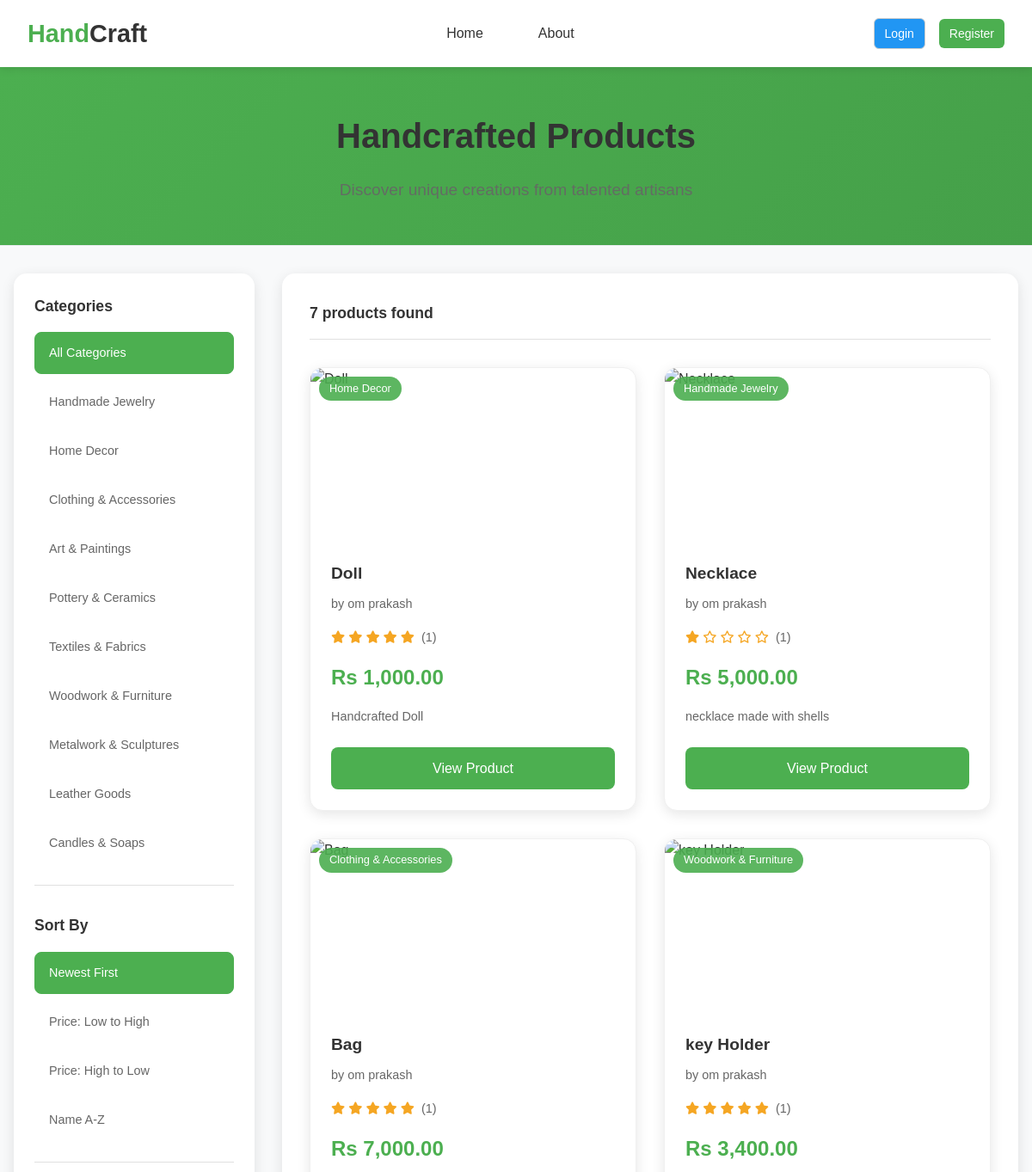
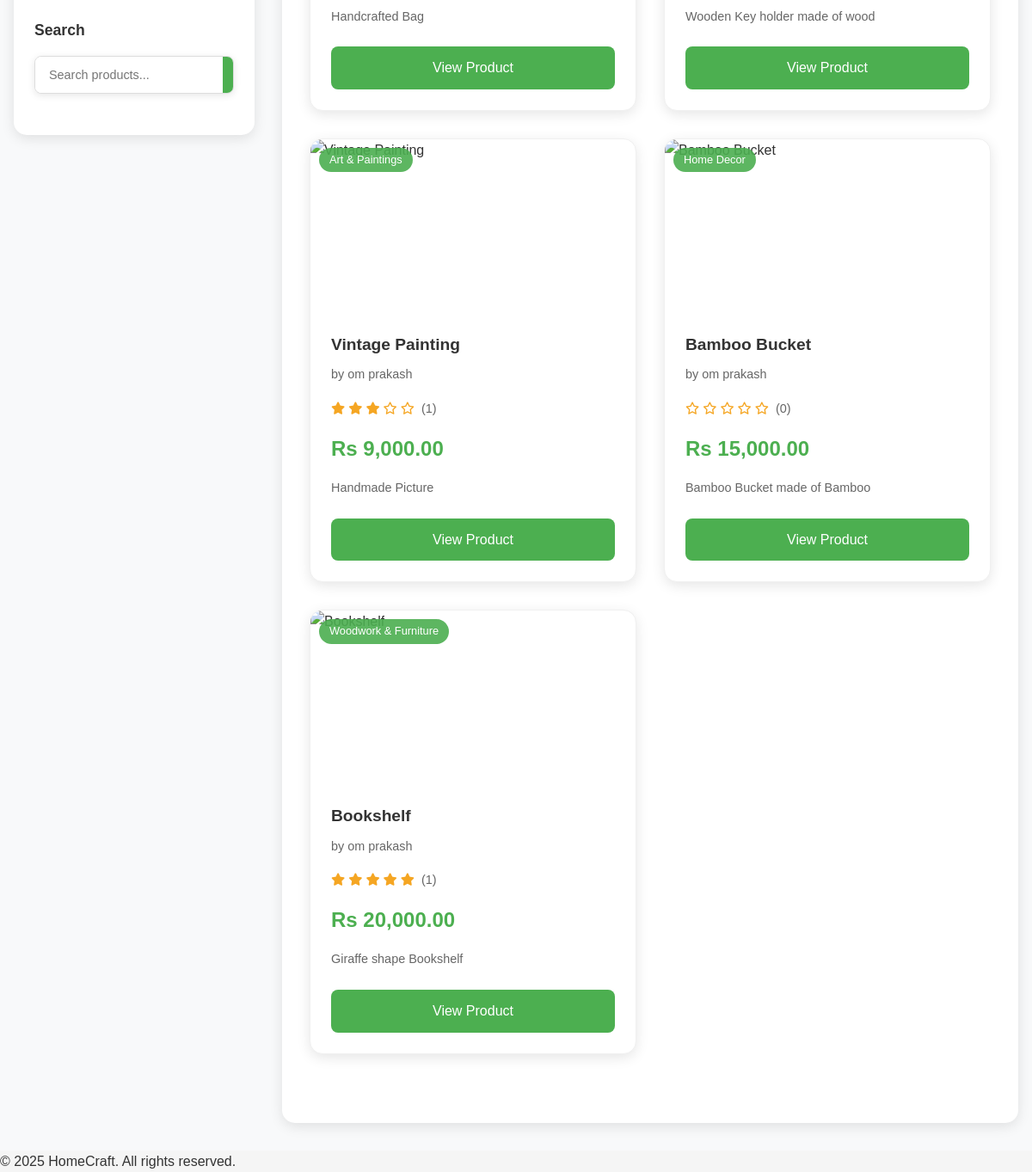
Screenshot of /catalog.php with the database file from the repository (2 pictures, top to bottom).
### tables this page shows
CREATE TABLE `products` (
  `id` int(11) NOT NULL,
  `seller_id` int(10) NOT NULL,
  `name` varchar(255) NOT NULL,
  `description` text DEFAULT NULL,
  `category` varchar(50) DEFAULT 'general',
  `price` decimal(10,2) NOT NULL,
  `stock` int(10) UNSIGNED NOT NULL DEFAULT 0,
  `is_active` tinyint(1) DEFAULT 1,
  `image` varchar(255) DEFAULT NULL,
  `created_at` timestamp NOT NULL DEFAULT current_timestamp()
);

CREATE TABLE `users` (
  `id` int(11) NOT NULL,
  `name` varchar(100) NOT NULL,
  `email` varchar(100) NOT NULL,
  `password` varchar(255) NOT NULL,
  `role` enum('buyer','seller','admin') DEFAULT 'buyer',
  `account_status` enum('active','frozen','suspended') DEFAULT 'active',
  `frozen_reason` text DEFAULT NULL,
  `frozen_at` timestamp NULL DEFAULT NULL,
  `subscription_expires` date DEFAULT NULL,
  `created_at` timestamp NOT NULL DEFAULT current_timestamp()
);

### config/config.php (called while the page is built, shortened)
<?php
function db(): PDO {
    $pdo = new PDO("mysql:host=localhost;dbname=homecraft;charset=utf8mb4", "root", "");
    $pdo->setAttribute(PDO::ATTR_ERRMODE, PDO::ERRMODE_EXCEPTION);
    $pdo->setAttribute(PDO::ATTR_DEFAULT_FETCH_MODE, PDO::FETCH_ASSOC);
    return $pdo;
}
function get_categories(): array {
    return [
        'jewelry' => 'Handmade Jewelry',
        'home-decor' => 'Home Decor',
        'clothing' => 'Clothing & Accessories',
        'art' => 'Art & Paintings',
        'pottery' => 'Pottery & Ceramics',
        'textiles' => 'Textiles & Fabrics',
        'woodwork' => 'Woodwork & Furniture',
        'metalwork' => 'Metalwork & Sculptures',
        'leather' => 'Leather Goods',
        'candles' => 'Candles & Soaps'
    ];
}
function format_price(float $price): string {
    return 'Rs ' . number_format($price, 2);
}
function truncate_text(string $text, int $length = 100): string {
    if (strlen($text) <= $length) {
        return $text;
    }
    return substr($text, 0, $length) . '...';
}

### app/Database.php (called while the page is built, shortened)
<?php
class Database {
    private static ?PDO $pdo = null;
    public static function pdo(): PDO {
        if (self::$pdo === null) {
            self::$pdo = db();
        }
        return self::$pdo;
    }
}

### app/Product.php (called while the page is built, shortened)
<?php
class Product {
    public static function allActive(int $limit = null, int $offset = 0): array {
        $sql = "SELECT p.*, u.name as seller_name FROM products p
                JOIN users u ON p.seller_id = u.id
                WHERE p.is_active = 1
                ORDER BY p.created_at DESC";
        if ($limit) {
            $sql .= " LIMIT $limit OFFSET $offset";
        }
        $stmt = Database::pdo()->query($sql);
        return $stmt->fetchAll();
    }
    public static function getTotalCount(): int {
        try {
            $stmt = Database::pdo()->query("SELECT COUNT(*) FROM products WHERE is_active = 1");
        } catch (Exception $e) {
            $stmt = Database::pdo()->query("SELECT COUNT(*) FROM products");
        }
        return (int) $stmt->fetchColumn();
    }
    public static function getRatingSummary(int $productId): array {
        try {
            $stmt = Database::pdo()->prepare("SELECT COUNT(*) as count, COALESCE(AVG(rating),0) as avg FROM product_reviews WHERE product_id = ?");
            $stmt->execute([$productId]);
            $row = $stmt->fetch() ?: ['count' => 0, 'avg' => 0];
            return ['count' => (int)$row['count'], 'avg' => round((float)$row['avg'], 2)];
        } catch (Exception $e) {
            return ['count' => 0, 'avg' => 0.0];
        }
    }
}

### public/catalog.php (the view, shortened to what this page needs)
<?php
require_once __DIR__ . '/../config/config.php';
require_once __DIR__ . '/../app/Database.php';
require_once __DIR__ . '/../app/Product.php';
$category = $_GET['category'] ?? '';
$search = $_GET['search'] ?? '';
$sort = $_GET['sort'] ?? 'newest';
$page = max(1, (int)($_GET['page'] ?? 1));
$perPage = ITEMS_PER_PAGE;
$offset = ($page - 1) * $perPage;
try {
    if ($category && $category !== 'all') {
        $products = Product::byCategory($category);
        $totalProducts = count($products);
        $products = array_slice($products, $offset, $perPage);
    } elseif ($search) {
        $products = Product::search($search);
        $totalProducts = count($products);
        $products = array_slice($products, $offset, $perPage);
    } else {
        $products = Product::allActive($perPage, $offset);
        $totalProducts = Product::getTotalCount();
    }
} catch (Exception $e) {
    error_log("Error fetching products: " . $e->getMessage());
    $products = [];
    $totalProducts = 0;
}
$allCategories = get_categories();
?>
<!DOCTYPE html>
<html lang="en">
<head>
    <link rel="stylesheet" href="handcraf.css">
    <link rel="stylesheet" href="startstyle.css">
    <link rel="stylesheet" href="https://cdnjs.cloudflare.com/ajax/libs/font-awesome/6.4.0/css/all.min.css">
</head>
<body>
    <?php include __DIR__ . '/../includes/header.php'; ?>
    <div class="catalog-container">
        <div class="catalog-header">
            <div class="container">
                <h1>Handcrafted Products</h1>
                <p>Discover unique creations from talented artisans</p>
            </div>
    </div>
        <div class="container">
            <div class="catalog-layout">
                <aside class="catalog-sidebar">
                    <div class="filter-section">
                        <h3>Categories</h3>
                        <div class="filter-options">
                            <a href="?<?= http_build_query(array_merge($_GET, ['category' => '', 'page' => 1])) ?>"
                               class="filter-option <?= !$category ? 'active' : '' ?>">
                                All Categories
                            </a>
                            <?php foreach ($allCategories as $key => $name): ?>
                                <a href="?<?= http_build_query(array_merge($_GET, ['category' => $key, 'page' => 1])) ?>"
                                   class="filter-option <?= $category === $key ? 'active' : '' ?>">
                                    <?= $name ?>
  </a>
<?php endforeach; ?>
</div>
                    </div>
                    <div class="filter-section">
                        <h3>Sort By</h3>
                        <div class="filter-options">
                            <a href="?<?= http_build_query(array_merge($_GET, ['sort' => 'newest', 'page' => 1])) ?>"
                               class="filter-option <?= $sort === 'newest' ? 'active' : '' ?>">
                                Newest First
                            </a>
                            <a href="?<?= http_build_query(array_merge($_GET, ['sort' => 'price-low', 'page' => 1])) ?>"
                               class="filter-option <?= $sort === 'price-low' ? 'active' : '' ?>">
                                Price: Low to High
                            </a>
                            <a href="?<?= http_build_query(array_merge($_GET, ['sort' => 'price-high', 'page' => 1])) ?>"
                               class="filter-option <?= $sort === 'price-high' ? 'active' : '' ?>">
                                Price: High to Low
                            </a>
                            <a href="?<?= http_build_query(array_merge($_GET, ['sort' => 'name', 'page' => 1])) ?>"
                               class="filter-option <?= $sort === 'name' ? 'active' : '' ?>">
                                Name A-Z
                            </a>
                        </div>
                    </div>
                    <div class="filter-section">
                        <h3>Search</h3>
                        <form method="GET" class="sidebar-search">
                            <div class="search-input-group">
                                <input type="text" name="search" placeholder="Search products..."
                                       value="<?= htmlspecialchars($search) ?>" class="search-input">
                                <button type="submit" class="search-btn">
                                </button>
                            </div>
                        </form>
                    </div>
                </aside>
                <main class="catalog-main">
                                            <div class="catalog-toolbar">
                            <div class="results-info">
                                <span class="results-count">
                                    <?= $totalProducts ?> product<?= $totalProducts !== 1 ? 's' : '' ?> found
                                </span>
                            </div>
                        </div>
                    <?php if (!empty($products)): ?>
                        <div class="products-grid catalog-grid">
                            <?php foreach ($products as $product): ?>
                                <div class="product-card">
                                    <div class="product-image">
                                        <?php if (isset($product['category']) && $product['category']): ?>
                                            <div class="category-badge"><?= $allCategories[$product['category']] ?? $product['category'] ?></div>
                                        <?php endif; ?>
                                    </div>
                                    <div class="product-info">
                                        <h3><?= htmlspecialchars($product['name']) ?></h3>
                                        <p class="seller-name">by <?= htmlspecialchars($product['seller_name']) ?></p>
                                        <?php $sum = Product::getRatingSummary((int)$product['id']); $filled = (int)round($sum['avg']); ?>
                                        <div class="seller-name" style="color:#f5a623;">
                                            <?php for ($i=1; $i<=5; $i++): ?>
                                                <?php if ($i <= $filled): ?><i class="fas fa-star"></i><?php else: ?><i class="far fa-star"></i><?php endif; ?>
                                            <?php endfor; ?>
                                            <span style="color:#666; margin-left:.25rem;">(<?= (int)$sum['count'] ?>)</span>
                                        </div>
                                        <div class="product-price"><?= format_price($product['price']) ?></div>
                                        <p class="product-description"><?= truncate_text($product['description']) ?></p>
                                        <div class="product-actions">
                                            <a href="product.php?id=<?= $product['id'] ?>" class="btn-view">View Product</a>
                                        </div>
                                    </div>
                                </div>
                            <?php endforeach; ?>
                        </div>
                    <?php endif; ?>
                </main>
            </div>
        </div>
    </div>
    <?php include __DIR__ . '/../includes/footer.php'; ?>
</body>
</html>

### rows the page displays
products: category "Home Decor", name "Doll", seller.name "om prakash", count "1", price "Rs 1,000.00", description "Handcrafted Doll"
products: category "Handmade Jewelry", name "Necklace", seller.name "om prakash", count "1", price "Rs 5,000.00", description "necklace made with shells"
products: category "Clothing & Accessories", name "Bag", seller.name "om prakash", count "1", price "Rs 7,000.00", description "Handcrafted Bag"
products: category "Woodwork & Furniture", name "key Holder", seller.name "om prakash", count "1", price "Rs 3,400.00", description "Wooden Key holder made of wood"
products: category "Art & Paintings", name "Vintage Painting", seller.name "om prakash", count "1", price "Rs 9,000.00", description "Handmade Picture"
products: category "Home Decor", name "Bamboo Bucket", seller.name "om prakash", count "0", price "Rs 15,000.00", description "Bamboo Bucket made of Bamboo"
products: category "Woodwork & Furniture", name "Bookshelf", seller.name "om prakash", count "1", price "Rs 20,000.00", description "Giraffe shape Bookshelf"

### other values shown
$name "Handmade Jewelry"
$name "Home Decor"
$name "Clothing & Accessories"
$name "Art & Paintings"
$name "Pottery & Ceramics"
$name "Textiles & Fabrics"
$name "Woodwork & Furniture"
$name "Metalwork & Sculptures"
$name "Leather Goods"
$name "Candles & Soaps"
$totalProducts "7"
